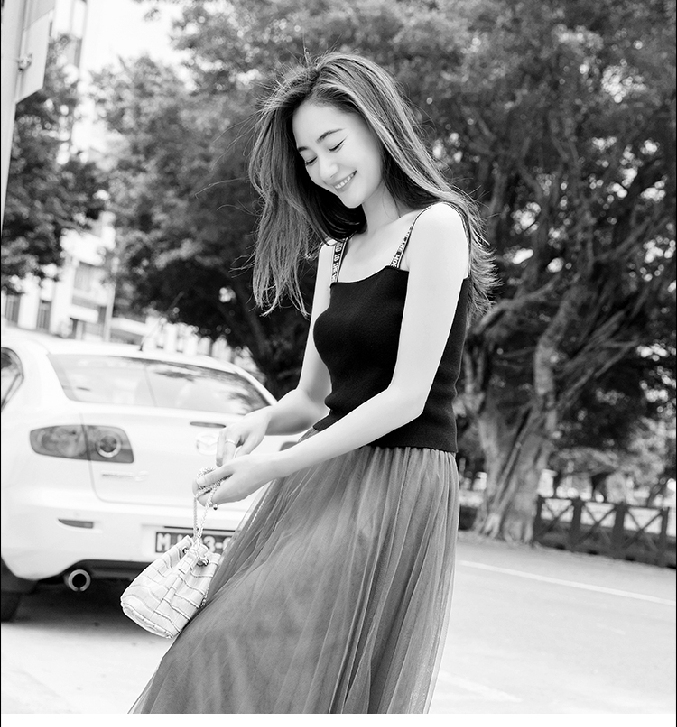
#> input picture ch19-canny边缘检测/test.jpg, 677 x 727 px
$ python canny.py
#> lines starting #> are read from the running program, lines starting #| are printed output that depends on the picture
# -*- coding: utf-8 -*-
# @Time    : 2020/9/8 16:57
# @Author  : jhys
# @FileName: canny.py

import cv2
import numpy as np
import matplotlib.pyplot as plt

img = cv2.imread('test.jpg', 0)
#> img is the input picture: shape (727, 677); min 0, max 255, mean 142.1
edges = cv2.Canny(img, 100, 200)
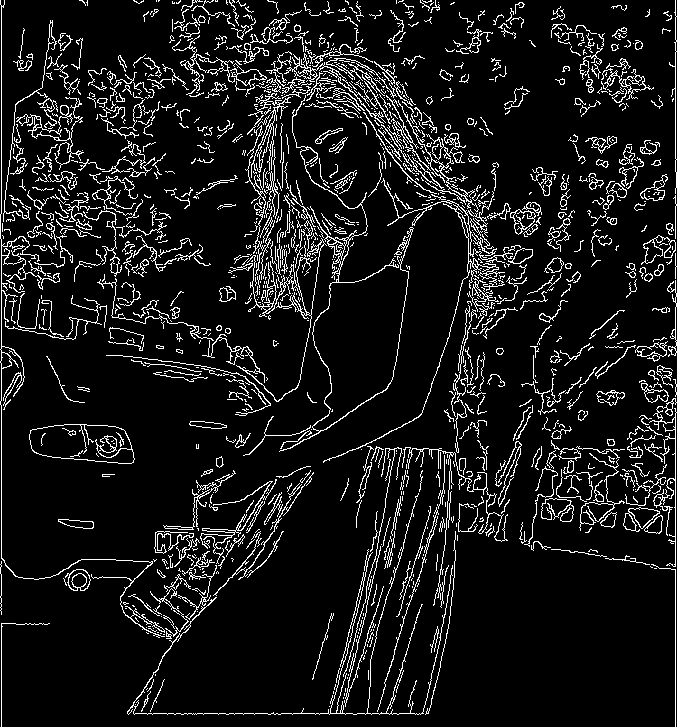
#> edges: shape (727, 677); 9.3% white in thin lines or dots

plt.subplot(121), plt.imshow(img, cmap='gray')
plt.title('Original Image'), plt.xticks([]), plt.yticks([])

plt.subplot(122),plt.imshow(edges,cmap = 'gray')
plt.title('Edge Image'), plt.xticks([]), plt.yticks([])

plt.show()
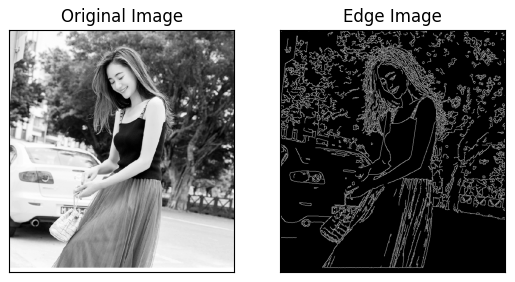
#> figure drawn by matplotlib, 2 panels
